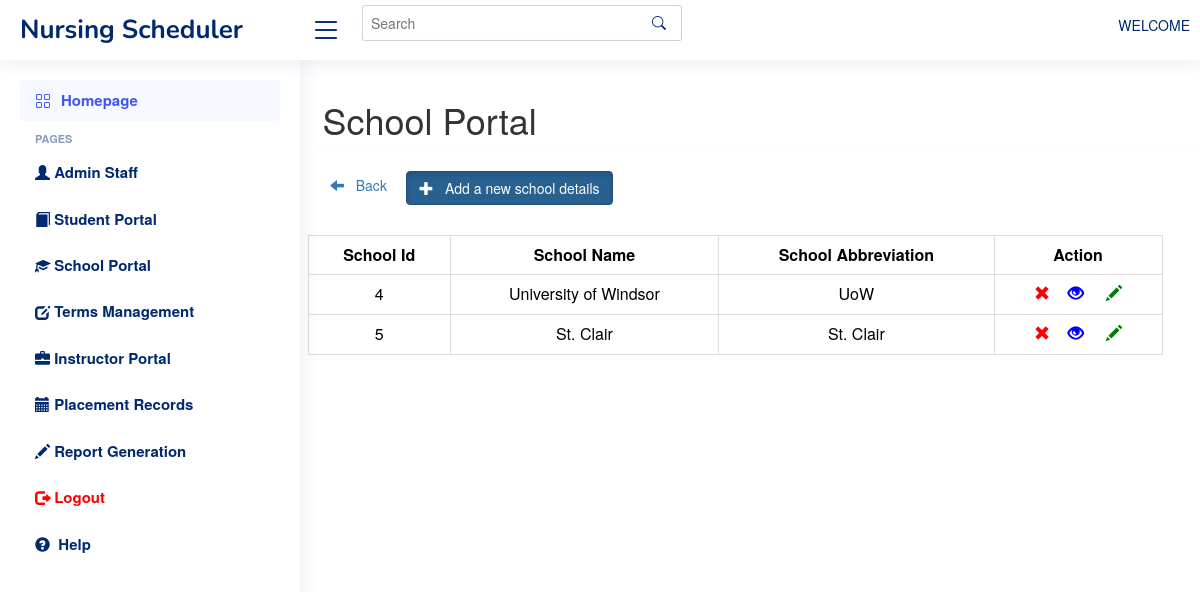
The app's page /public/school/school.php with its own data.
### tables this page shows
CREATE TABLE `schools` (
  `school_id` bigint(20) UNSIGNED NOT NULL,
  `school_name` varchar(50) NOT NULL,
  `school_abbreviation` varchar(10) NOT NULL,
  `school_address` varchar(50) NOT NULL,
  `school_city` varchar(50) NOT NULL,
  `school_postal_code` varchar(10) NOT NULL,
  `prov_id` bigint(20) UNSIGNED NOT NULL,
  `created_at` timestamp NULL DEFAULT NULL,
  `updated_at` timestamp NULL DEFAULT NULL
);

### public/school/school.php (the view, shortened to what this page needs)
<?php
include "../../private/header.php";
include "../../private/db.php";
$sql = "SELECT * FROM schools ORDER BY school_id";
$result = mysqli_query($conn, $sql);
$schools = mysqli_fetch_all($result, MYSQLI_ASSOC);
?>
<!DOCTYPE html>
<html lang="en">
<head>
<link rel="stylesheet" href="https://cdnjs.cloudflare.com/ajax/libs/font-awesome/4.7.0/css/font-awesome.min.css">
</head>
<body>
 <main id="main" class="main">
	<div class="row">
		<h1>School Portal</h1>
		<hr>
	</div>
	<div class="row" style="background:white">
		<div class="col-lg-12" style="text-align:left;" >
						<a href="../homepage.php" class=""><span class="glyphicon glyphicon-arrow-left"></span> &nbsp Back</a> &nbsp &nbsp <a href="school_insert_form.php" class="btn btn-primary btn-md active"><span class="glyphicon glyphicon-plus"></span> &nbsp Add a new school details</a>
		</div>
		<div class="row" style="background:white; margin-top:30px;">
			<table class="table table-bordered">
			  <tr style="text-align:center">
				<th style="text-align:center" >School Id</th>
				<th style="text-align:center">School Name</th>
				<th style="text-align:center">School Abbreviation</th>
				<th style="text-align:center">Action</th>
			  </tr>
			  <?php foreach($schools as $st) {?>
			  <tr align="center">
				<td>  <?php echo $st['school_id']; ?> </td>
				<td><?php echo $st['school_name']; ?></td>
				<td><?php echo $st['school_abbreviation']; ?></td>
				<td><a onclick="return confirm('Are you sure you want to delete?')" href="school_delete.php?st_num=<?php echo $st['school_id']?>"><span class="glyphicon glyphicon-remove" style="color:red;"></span></a>&nbsp &nbsp <a href="school_view.php?st_num=<?php echo $st['school_id']?>"><span class="glyphicon glyphicon-eye-open" style="color:blue"></span></a> &nbsp &nbsp <a href="school_update_form.php?id=<?php echo $st['school_id']?>"> <span class="glyphicon glyphicon-pencil" style="color:green"></span></a></td>
			  </tr>
			  <?php } ?>
			</table>
		</div>
	</div>
 </main>
</body>
</html>

### public/school/assets/css/style.css (style rules this page uses)
:root { scroll-behavior: smooth; }
body { font-family: "Open Sans", sans-serif; background: #f6f9ff; color: #444444; }
a { color: #4154f1; text-decoration: none; }
h1, h2, h3, h4, h5, h6 { font-family: "Nunito", sans-serif; }
#main { margin-top: 60px; padding: 20px 30px; transition: all 0.3s; }
@media (min-width: 1200px) { #main, #footer { margin-left: 300px; } }

### records on screen
schools: school_id "4", school_name "University of Windsor", school_abbreviation "UoW"
schools: school_id "5", school_name "St. Clair", school_abbreviation "St. Clair"
